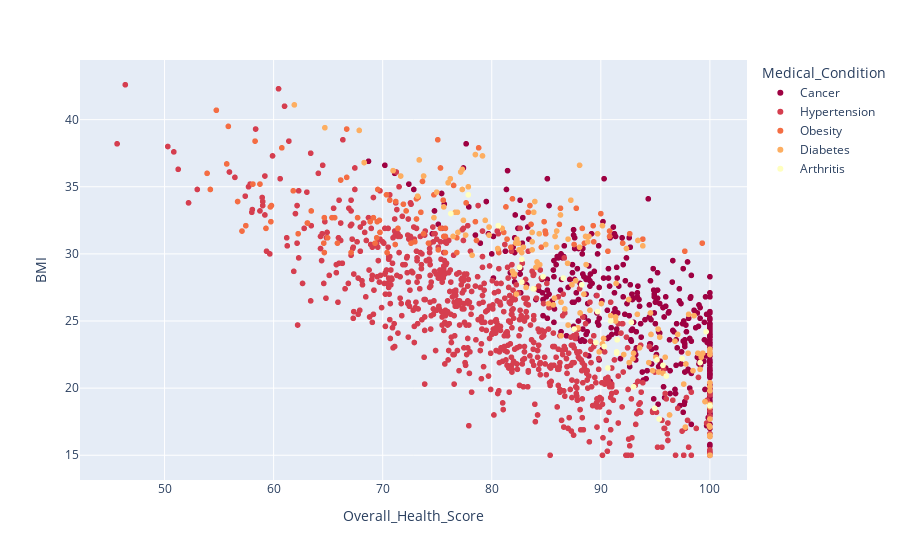

The cell this chart's notebook holds for it:
### Markdown cell above
### 1. **IMC > 30, Dieta poco saludable, No realiza actividad física**  
- Podría revelar una conexión clara con **diabetes tipo 2**, **síndrome metabólico** y **enfermedades articulares**.  
- **Idea:** Analizar si el sedentarismo y la dieta son los principales factores desencadenantes o si el IMC alto es el factor dominante.

### Code cell
md_r_sample = md.sample(n=8000,random_state=1).dropna(subset=["Income","Physical_Activity","BMI","Diet_Quality","Overall_Health_Score"])
fig = px.scatter(
    md_r_sample.query("(Physical_Activity == 'Low' | BMI > 30 | Diet_Quality == 'Poor')& Medical_Condition != 'Healthy'"), 
    y="BMI", 
    x="Overall_Health_Score", 
    color="Medical_Condition",
    hover_name="Medical_Condition", 
    #size=, 
    size_max=60,
    color_discrete_sequence=px.colors.diverging.Spectral
)

fig.show()

### Figure 1 — Plotly figure (JSON) as saved in the notebook; plotly's stock layout.template omitted (floating-point values rounded to 4 significant figures; data arrays with more than 128 entries replaced by an {"elided": "..."} marker saying what was removed)
{"data": [{"hovertemplate": "<b>%{hovertext}</b><br><br>Medical_Condition=Cancer<br>Overall_Health_Score=%{x}<br>BMI=%{y}<extra></extra>", "hovertext": {"elided": "418 str values"}, "legendgroup": "Cancer", "marker": {"color": "rgb(158,1,66)", "symbol": "circle"}, "mode": "markers", "name": "Cancer", "showlegend": true, "type": "scattergl", "x": {"elided": "418 float values"}, "xaxis": "x", "y": {"elided": "418 float values"}, "yaxis": "y"}, {"hovertemplate": "<b>%{hovertext}</b><br><br>Medical_Condition=Hypertension<br>Overall_Health_Score=%{x}<br>BMI=%{y}<extra></extra>", "hovertext": {"elided": "755 str values"}, "legendgroup": "Hypertension", "marker": {"color": "rgb(213,62,79)", "symbol": "circle"}, "mode": "markers", "name": "Hypertension", "showlegend": true, "type": "scattergl", "x": {"elided": "755 float values"}, "xaxis": "x", "y": {"elided": "755 float values"}, "yaxis": "y"}, {"hovertemplate": "<b>%{hovertext}</b><br><br>Medical_Condition=Obesity<br>Overall_Health_Score=%{x}<br>BMI=%{y}<extra></extra>", "hovertext": ["Obesity", "Obesity", "Obesity", "Obesity", "Obesity", "Obesity", "Obesity", "Obesity", "Obesity", "Obesity", "Obesity", "Obesity", "Obesity", "Obesity", "Obesity", "Obesity", "Obesity", "Obesity", "Obesity", "Obesity", "Obesity", "Obesity", "Obesity", "Obesity", "Obesity", "Obesity", "Obesity", "Obesity", "Obesity", "Obesity", "Obesity", "Obesity", "Obesity", "Obesity", "Obesity", "Obesity", "Obesity", "Obesity", "Obesity", "Obesity", "Obesity", "Obesity", "Obesity", "Obesity", "Obesity", "Obesity", "Obesity", "Obesity", "Obesity", "Obesity", "Obesity", "Obesity", "Obesity", "Obesity", "Obesity", "Obesity", "Obesity", "Obesity", "Obesity", "Obesity", "Obesity", "Obesity", "Obesity", "Obesity", "Obesity", "Obesity", "Obesity", "Obesity", "Obesity", "Obesity", "Obesity", "Obesity", "Obesity", "Obesity", "Obesity", "Obesity", "Obesity", "Obesity", "Obesity", "Obesity", "Obesity", "Obesity", "Obesity", "Obesity", "Obesity", "Obesity", "Obesity", "Obesity", "Obesity", "Obesity", "Obesity", "Obesity", "Obesity", "Obesity", "Obesity", "Obesity", "Obesity", "Obesity", "Obesity", "Obesity", "Obesity", "Obesity", "Obesity", "Obesity", "Obesity", "Obesity"], "legendgroup": "Obesity", "marker": {"color": "rgb(244,109,67)", "symbol": "circle"}, "mode": "markers", "name": "Obesity", "showlegend": true, "type": "scattergl", "x": [65.35, 70.4, 53.9, 71.2, 81.4, 75.6, 66.7, 55.85, 75.05, 59.75, 73.5, 87.55, 69.7, 71.9, 90.8, 67.1, 75.75, 90.8, 64.65, 89.35, 77.65, 90.65, 75.3, 69.55, 87.75, 88.5, 70.65, 73.65, 84.8, 78.6, 60.75, 89.3, 73.75, 69.15, 73.25, 65.85, 71.4, 76.8, 81.75, 84.95, 83.6, 65.6, 69.3, 66.15, 92.65, 66.7, 92, 63.45, 57.1, 80.6, 86.3, 63.1, 74.7, 72.15, 78.5, 59.8, 70.35, 78.8, 59.7, 64.95, 61.8, 76.8, 64.6, 63.1, 58.3, 75.75, 71.15, 99.3, 81.1, 75.55, 69.45, 59.3, 58.1, 93.85, 58.75, 72.6, 72.95, 97.7, 67.7, 56.7, 55.7, 68.85, 90, 54.2, 88.3, 83.35, 80.65, 76.5, 62.25, 86.2, 84.9, 73.1, 64.65, 54.75, 69.5, 57.45, 73.1, 83.5, 75.75, 84.55, 81.9, 69.75, 75.1, 81.3, 74.2, 75.3], "xaxis": "x", "y": [32.7, 30.1, 36, 33.9, 31.1, 31.3, 39.3, 39.5, 38.5, 32.4, 33.1, 30.7, 32.5, 33.7, 31.7, 30.1, 30.1, 31.3, 32.7, 30.9, 33.8, 30.2, 31.9, 34.8, 33.4, 30.8, 34, 35.4, 32.4, 31, 37.9, 32.1, 31.5, 32.7, 34.2, 30.8, 31.9, 30.1, 30.5, 31.5, 32.2, 32.7, 30.8, 35.5, 31.5, 35.7, 30.8, 33.2, 31.7, 30.3, 33.4, 32.3, 34.4, 33.2, 32.4, 33.6, 34.4, 37.9, 33.5, 31.2, 34.7, 31.2, 30.8, 32.3, 38.4, 31.9, 30.7, 30.8, 31.6, 34, 31.2, 31.9, 35.2, 31.1, 35.2, 30.8, 30.9, 30.2, 32.7, 33.9, 36.7, 32.4, 33, 34.8, 31.9, 33.1, 30.1, 35.1, 31.5, 32.2, 31.7, 32.6, 30.1, 40.7, 32.4, 32.1, 34.1, 33.6, 31.3, 30.5, 34.1, 31.6, 30.3, 33.5, 30.8, 36.4], "yaxis": "y"}, {"hovertemplate": "<b>%{hovertext}</b><br><br>Medical_Condition=Diabetes<br>Overall_Health_Score=%{x}<br>BMI=%{y}<extra></extra>", "hovertext": {"elided": "141 str values"}, "legendgroup": "Diabetes", "marker": {"color": "rgb(253,174,97)", "symbol": "circle"}, "mode": "markers", "name": "Diabetes", "showlegend": true, "type": "scattergl", "x": {"elided": "141 float values"}, "xaxis": "x", "y": {"elided": "141 float values"}, "yaxis": "y"}, {"hovertemplate": "<b>%{hovertext}</b><br><br>Medical_Condition=Arthritis<br>Overall_Health_Score=%{x}<br>BMI=%{y}<extra></extra>", "hovertext": ["Arthritis", "Arthritis", "Arthritis", "Arthritis", "Arthritis", "Arthritis", "Arthritis", "Arthritis", "Arthritis", "Arthritis", "Arthritis", "Arthritis", "Arthritis", "Arthritis", "Arthritis", "Arthritis", "Arthritis", "Arthritis", "Arthritis", "Arthritis", "Arthritis", "Arthritis", "Arthritis", "Arthritis", "Arthritis", "Arthritis", "Arthritis", "Arthritis", "Arthritis", "Arthritis", "Arthritis"], "legendgroup": "Arthritis", "marker": {"color": "rgb(255,255,191)", "symbol": "circle"}, "mode": "markers", "name": "Arthritis", "showlegend": true, "type": "scattergl", "x": [86.55, 94.95, 91.45, 77.85, 90.3, 92.8, 97.45, 96, 99.1, 83.8, 93, 76.25, 89.7, 95.15, 82.75, 89.55, 95.7, 82.55, 80.6, 84.7, 90.9, 87.55, 90.65, 82.75, 95.35, 91.5, 80.6, 91.45, 99.65, 100, 88.25], "xaxis": "x", "y": [28.2, 18.5, 22.6, 34.4, 23.1, 24.9, 22.2, 20.9, 21.9, 27.4, 20.1, 33, 25.7, 22.1, 27.9, 23.4, 21.7, 29, 32.1, 28.3, 25, 24.4, 21.5, 29.6, 17.7, 23.6, 32.1, 22.7, 24.2, 18.7, 27.7], "yaxis": "y"}], "layout": {"legend": {"title": {"text": "Medical_Condition"}, "tracegroupgap": 0}, "margin": {"t": 60}, "xaxis": {"anchor": "y", "domain": [0, 1], "title": {"text": "Overall_Health_Score"}}, "yaxis": {"anchor": "x", "domain": [0, 1], "title": {"text": "BMI"}}}}
